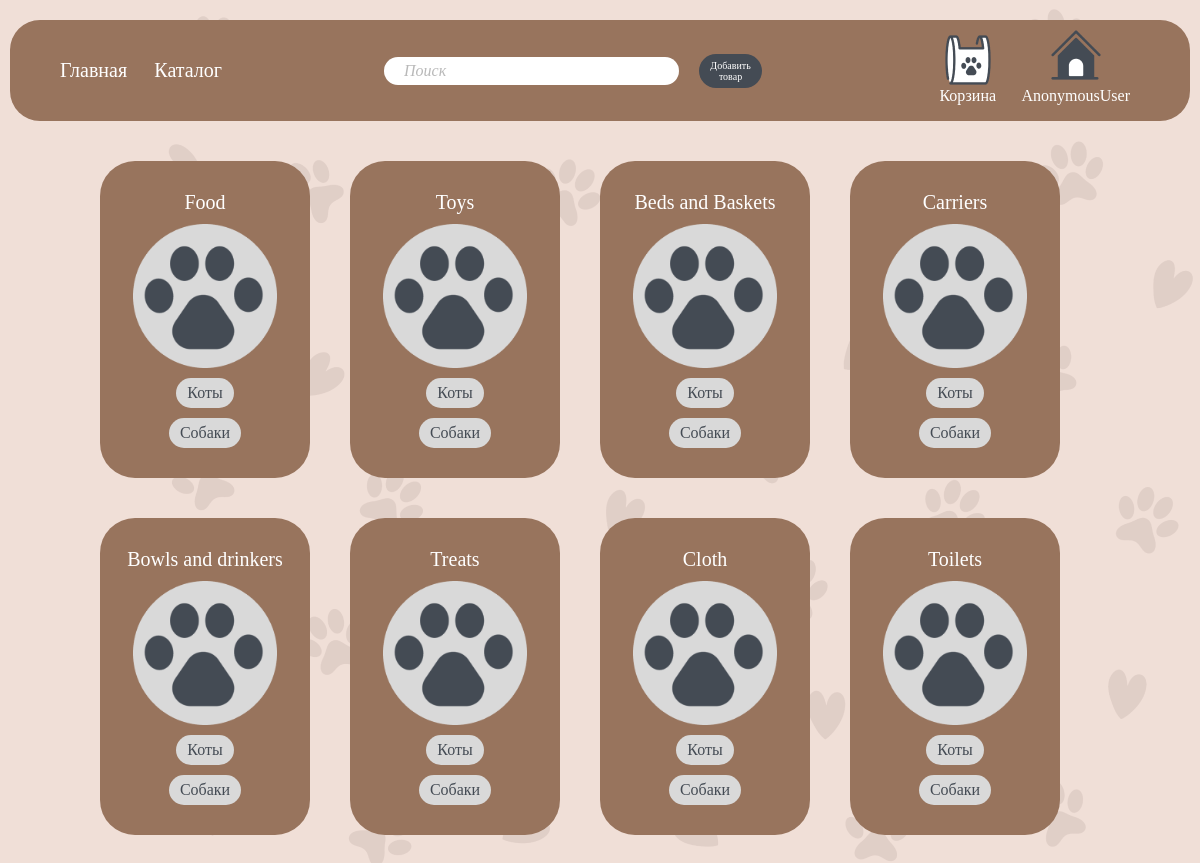
/shop/catalog, run on the app's committed database.
### shop/models.py (models this page shows, shortened)
class Catalog(models.Model):
    name = models.CharField(max_length=20)
    class Meta():
        verbose_name = 'Catalog'
        verbose_name_plural = 'Catalog'

### shop/views.py (the view)
# urls.py: path('catalog', views.catalog, name= 'catalog'),
def catalog(request):
    catalog = Catalog.objects.all
    data = {
        'catalog': catalog,
        }
    return render (request, 'shop/catalog.html', data)

### templates/shop/catalog.html (shortened to what this page needs)
{% extends 'shop/layout.html' %}
{% load static %}
{% block content %}
    <div class="wrapper">
        <div class="catalog">
            {% for el in catalog %}
                <div class="catalog_section">
                    <span>{{ el.name }}</span>
                    <img src="/static/img/shop/no-catalog-img.png" alt="no-img">
                    <a href="catalog/1/{{ el.id }}"><button>Коты</button></a>
                    <a href="catalog/2/{{ el.id }}"><button>Собаки</button></a>
                </div>
            {% endfor %}
        </div>
    </div>
{% endblock %}

### static/css/shop.css (style rules this page uses)
* { margin: 0; padding: 0; font-family: 'Mister Brush'; font-style: normal; }
html, body, header { max-width: 1440px; width: 100%; display: flex; align-items: center; flex-direction: column; background-image: url("/static/img/shop/shop-background.png"); }
.wrapper { max-width: 1140px; width: 85%; display: flex; justify-content: space-between; align-items: center; flex-direction: column; margin-top: 40px; gap: 50px; }
button { background-color: #D9D9D9; border: 1px solid transparent; border-radius: 20px; font-weight: 300; font-size: 16px; color:#444B54; padding: 5px 10px 5px 10px; }
.catalog { max-width: 1000px; width: 100%; display: flex; justify-content: flex-start; align-items: stretch; flex-wrap: wrap; gap: 40px; }
.catalog_section { width: 18%; display: flex; justify-content:space-between; align-items: center; flex-direction: column; padding: 30px 15px 30px 15px; background-color: #98745D; border-radius: 35px; gap: 10px; }
.catalog span { font-weight: 300; font-size: 20px; color:white; }
.catalog_section img { width: 80%; }

### data on the page
Catalog: name "Food"
Catalog: name "Toys"
Catalog: name "Beds and Baskets"
Catalog: name "Carriers"
Catalog: name "Bowls and drinkers"
Catalog: name "Treats"
Catalog: name "Cloth"
Catalog: name "Toilets"

### other printed values
{{ user }} "AnonymousUser"
